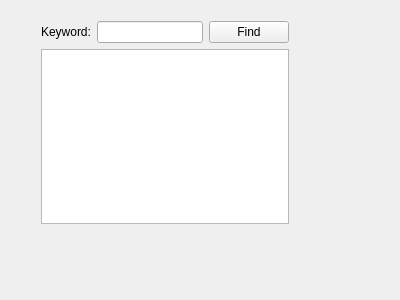
<?xml version="1.0" encoding="UTF-8"?>
<ui version="4.0">
 <class>TextFinder</class>
 <widget class="QWidget" name="TextFinder">
  <property name="geometry">
   <rect>
    <x>0</x>
    <y>0</y>
    <width>400</width>
    <height>300</height>
   </rect>
  </property>
  <property name="windowTitle">
   <string>TextFinder</string>
  </property>
  <widget class="QWidget" name="">
   <property name="geometry">
    <rect>
     <x>30</x>
     <y>10</y>
     <width>270</width>
     <height>225</height>
    </rect>
   </property>
   <layout class="QVBoxLayout" name="verticalLayout">
    <item>
     <layout class="QHBoxLayout" name="horizontalLayout">
      <item>
       <widget class="QLabel" name="label">
        <property name="text">
         <string>Keyword:</string>
        </property>
       </widget>
      </item>
      <item>
       <widget class="QLineEdit" name="lineEdit"/>
      </item>
      <item>
       <widget class="QPushButton" name="findButton">
        <property name="text">
         <string>Find</string>
        </property>
       </widget>
      </item>
     </layout>
    </item>
    <item>
     <widget class="QTextEdit" name="textEdit"/>
    </item>
   </layout>
  </widget>
 </widget>
 <layoutdefault spacing="6" margin="11"/>
 <resources/>
 <connections/>
</ui>
